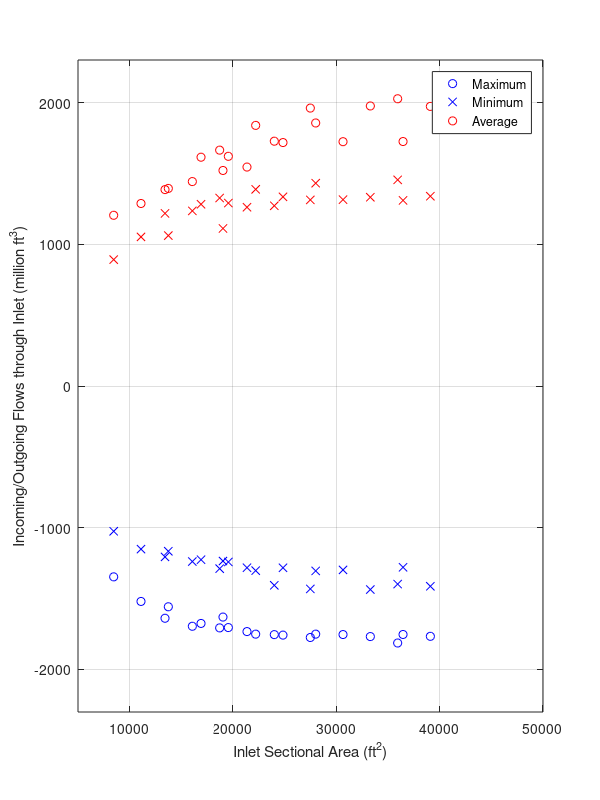
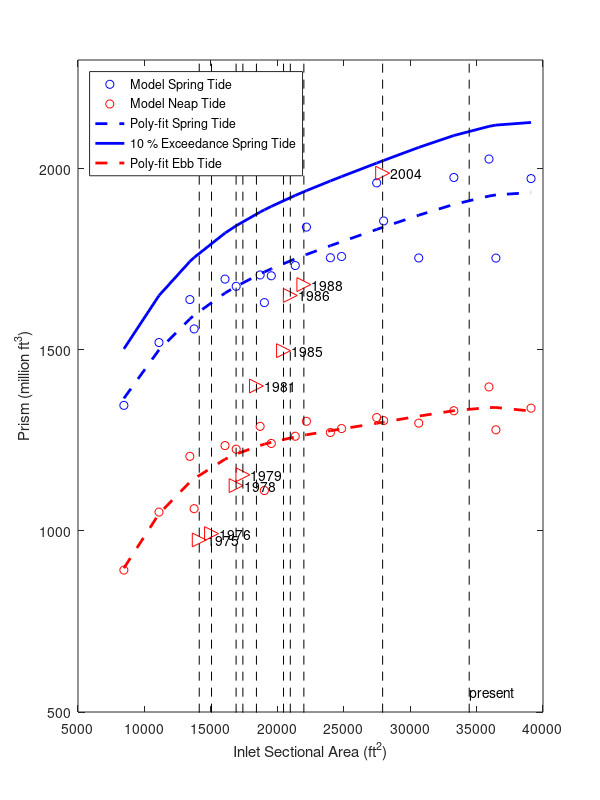

The MATLAB script that drew these images, in order:
clear all
close all
data1=load('prism_all_ft.txt');
% sort
[Asorted,I]=sort(data1(:,2));
[k1 k2]=size(data1);
data=data1;
for k=2:k2
da=data1(:,k);
data(:,k)=da(I);
end

n_end=20;
p_in_max=data(1:n_end,6);
p_out_max=data(1:n_end,7);
pc=[abs(p_in_max),abs(p_out_max)];
p_max=max(pc,[],2);

p_in_min=data(1:n_end,8);
p_out_min=data(1:n_end,9);
pc=[abs(p_in_min),abs(p_out_min)];
p_min=min(pc,[],2);

p_in_avg=data(1:n_end,3);
p_out_avg=data(1:n_end,4);
p_avg=0.5*(abs(p_in_avg)+abs(p_out_avg));

A=data(1:n_end,2)*10.7639;


h=figure(1);
clf
wid=6;
len=8.0;
set(h,'units','inches','paperunits','inches','papersize', [wid len],'position',[1 1 wid len],'paperposition',[0 0 wid len]);
plot(A,p_in_max,'bo');
hold on
plot(A,p_in_min,'bx');
plot(A,p_out_max,'ro');
plot(A,p_out_min,'rx');
grid
xlabel('Inlet Sectional Area (ft^2)')
ylabel('Incoming/Outgoing Flows through Inlet (million ft^3)')
axis([5000 50000 -2300 2300])
legend('Maximum','Minimum','Average')
print -djpeg100 incoming_outgoing.jpg

h=figure(2);
clf
wid=6;
len=8.0;
set(h,'units','inches','paperunits','inches','papersize', [wid len],'position',[1 1 wid len],'paperposition',[0 0 wid len]);
plot(A,p_max,'bo');
hold on
plot(A,p_min,'ro');
%plot(A,p_avg,'ko');

% poly
poly_avg_fit=polyfit(A,p_avg,4);
poly_avg=polyval(poly_avg_fit,A);
%plot(A,poly_avg,'k-','LineWidth',2);

poly_max_fit=polyfit(A,p_max,4);
poly_max=polyval(poly_max_fit,A);
poly_min_fit=polyfit(A,p_min,4);
poly_min=polyval(poly_min_fit,A);

plot(A,poly_max,'b--','LineWidth',2);
plot(A,poly_max+poly_max*0.1,'b-','LineWidth',2);
plot(A,poly_min,'r--','LineWidth',2);
%plot(A,poly_min+poly_min*0.1,'r-','LineWidth',2);

% data
%Year={'1974','1979','1984','1986','1994','1999','now'};
%Year={'1975','1976','1978','1979','1981','1985','1986','1988','2004'};
%A_year(1)=9000.0; % 1975 
%A_year(2)=11500.0; % 1976 interp
%A_year(3)=16900.0; % 1978, IRI_CTH  12500.0 (figure)
%A_year(4)=17410.0; % 1979 interp
%A_year(5)=18430.0; % 1981
%A_year(6)=20470; % 1985 interp
%A_year(7)=20980.0; % 1986 interp
%A_year(8)=22000.0; % 1988, IRI_CTH
%A_year(9)=30000.0; % 2004, guess
%A_year(10)=32500.0; % now 

Year={'1975','1976','1978','1979','1981','1985','1986','1988','2004'};
A_year(1)=14125; % 1975 IRI_CTH: 1*(16900-13200)/4+13200
A_year(2)=15050; % 1976 interp 2*(16900-13200)/4+13200
A_year(3)=16900.0; % 1978, IRI_CTH, but  12500.0 (figure)
A_year(4)=17410.0; % 1979 1*(22000-16900)/10+16900
A_year(5)=18430.0; % 1981 3*(22000-16900)/10+16900
A_year(6)=20470; % 1985 7*(22000-16900)/10+16900
A_year(7)=20980.0; % 1986 interp
A_year(8)=22000.0; % 1988, IRI_CTH
A_year(9)=27928; % 2004, 541  or 0.5*(200+541)*16+22000 
%A_year(10)=32500.0; % now 

P_year_f(1)=1100.0;
P_year_f(2)=1125.0;
P_year_f(3)=1250.0;
P_year_f(4)=1300.0;
P_year_f(5)=1550.0;
P_year_f(6)=1640.0;
P_year_f(7)=1800.0;
P_year_f(8)=1850.0;
P_year_f(9)=2293.0;
%P_year_f(10)=2500.0;

P_year_e(1)=-850.0;
P_year_e(2)=-860.0;
P_year_e(3)=-1000.0;
P_year_e(4)=-1010.0;
P_year_e(5)=-1250.0;
P_year_e(6)=-1355.0;
P_year_e(7)=-1500.0;
P_year_e(8)=-1510.0;
P_year_e(9)=-1682.0;
%P_year_e(10)=-2500.0;

P_year=0.5*(abs(P_year_f)+abs(P_year_e));

for k=1:length(A_year)
plot(A_year(k),P_year(k),'r>','MarkerSize',10)
plot([A_year(k) A_year(k)],[0 10000],'k--')
%if k==3 || k==6
%text(A_year(k)-500,P_year(k)+50,Year(k));
%else
text(A_year(k)+600,P_year(k),Year(k));
%end
end

plot([34445 34445], [0 10000],'k--')
text(34445,550,'present')

xlabel('Inlet Sectional Area (ft^2)')
ylabel('Prism (million ft^3)')
legend('Model Spring Tide','Model Neap Tide','Poly-fit Spring Tide', '10 % Exceedance Spring Tide','Poly-fit Ebb Tide','Location','NorthWest')
axis([5000 40000 500 2300])
print -djpeg100 prism_area_data.jpg


